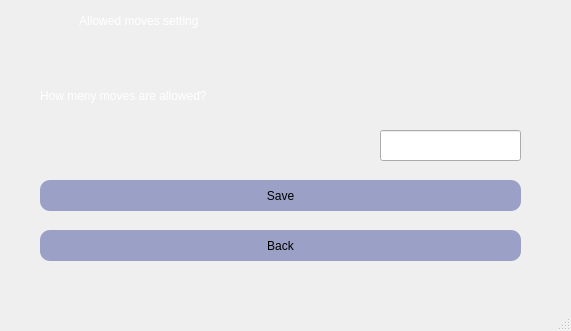
<?xml version="1.0" encoding="UTF-8"?>
<ui version="4.0">
 <class>movesset</class>
 <widget class="QMainWindow" name="movesset">
  <property name="geometry">
   <rect>
    <x>0</x>
    <y>0</y>
    <width>571</width>
    <height>331</height>
   </rect>
  </property>
  <property name="windowTitle">
   <string>MainWindow</string>
  </property>
  <property name="styleSheet">
   <string notr="true">background-color: #0a0e1a;

QLabel
{
   font: 17pt &quot;Cooper Black&quot;;
   color : rgb(255, 255, 255);
}

QPushButton
{
font: 11pt &quot;Calibri Light&quot;;
background-color : #9aa0c6;
color : rgb(0, 0, 0);
padding : 5px;
border-radius : 10px;
}
QPushButton:hover
{
color : rgb(0, 0, 0);
background-color:rgb(255,255,255);

}

QLineEdit
{
	font: 19pt &quot;MV Boli&quot;;
}
Lable
{
   font: 40pt &quot;Viner Hand ITC&quot;;
}
</string>
  </property>
  <widget class="QWidget" name="centralwidget">
   <widget class="QLabel" name="label">
    <property name="geometry">
     <rect>
      <x>10</x>
      <y>0</y>
      <width>551</width>
      <height>41</height>
     </rect>
    </property>
    <property name="styleSheet">
     <string notr="true">
font: 17pt &quot;Cooper Black&quot;;
color : rgb(255, 255, 255);</string>
    </property>
    <property name="text">
     <string>                     Allowed moves setting</string>
    </property>
   </widget>
   <widget class="QLabel" name="label_2">
    <property name="geometry">
     <rect>
      <x>40</x>
      <y>80</y>
      <width>371</width>
      <height>31</height>
     </rect>
    </property>
    <property name="styleSheet">
     <string notr="true">
font: 15pt &quot;Cooper Black&quot;;
color : rgb(255, 255, 255);</string>
    </property>
    <property name="text">
     <string>How meny moves are allowed?</string>
    </property>
   </widget>
   <widget class="QLineEdit" name="moves">
    <property name="geometry">
     <rect>
      <x>380</x>
      <y>130</y>
      <width>141</width>
      <height>31</height>
     </rect>
    </property>
    <property name="styleSheet">
     <string notr="true">
color : rgb(255, 255, 255);
font: 19pt &quot;MV Boli&quot;;</string>
    </property>
   </widget>
   <widget class="QPushButton" name="save">
    <property name="geometry">
     <rect>
      <x>40</x>
      <y>180</y>
      <width>481</width>
      <height>31</height>
     </rect>
    </property>
    <property name="styleSheet">
     <string notr="true">QPushButton
{
font: 11pt &quot;Calibri Light&quot;;
background-color : #9aa0c6;
color : rgb(0, 0, 0);
padding : 5px;
border-radius : 10px;
}
QPushButton:hover
{
color : rgb(0, 0, 0);
background-color:rgb(255,255,255);

}
</string>
    </property>
    <property name="text">
     <string>Save</string>
    </property>
   </widget>
   <widget class="QPushButton" name="back">
    <property name="geometry">
     <rect>
      <x>40</x>
      <y>230</y>
      <width>481</width>
      <height>31</height>
     </rect>
    </property>
    <property name="styleSheet">
     <string notr="true">QPushButton
{
font: 11pt &quot;Calibri Light&quot;;
background-color : #9aa0c6;
color : rgb(0, 0, 0);
padding : 5px;
border-radius : 10px;
}
QPushButton:hover
{
color : rgb(0, 0, 0);
background-color:rgb(255,255,255);

}
</string>
    </property>
    <property name="text">
     <string>Back</string>
    </property>
   </widget>
  </widget>
  <widget class="QMenuBar" name="menubar">
   <property name="geometry">
    <rect>
     <x>0</x>
     <y>0</y>
     <width>571</width>
     <height>21</height>
    </rect>
   </property>
  </widget>
  <widget class="QStatusBar" name="statusbar"/>
 </widget>
 <resources/>
 <connections/>
</ui>
